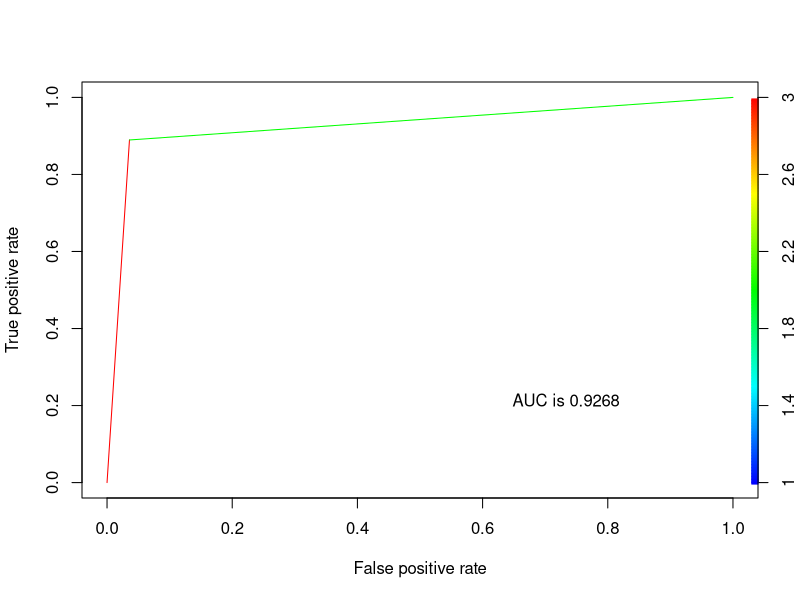
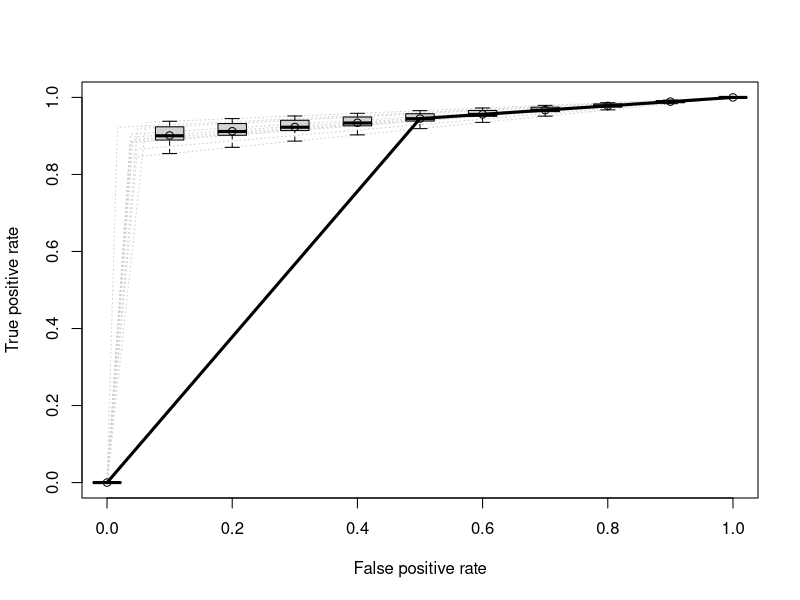

These figures' R source, in order:
# Christine Hwang, chwang14@jh.edu
# p03_p01
# Recognize spam with a support vector machine

library(kernlab)
set.seed(3)
data(spam)

# split into train (80%) and test (20%)
testidx <- which(1:length(spam[, 1]) %% 5 == 0)
spamtrain <- spam[-testidx,]
spamtest <- spam[testidx,]

# train SVM with training set
library(e1071)
model <- svm(type~., data = spamtrain, probabiity = TRUE)

# predict testing set with SVM
prediction <- predict(model, spamtest, type = 'raw')

# plot ROC curve
library(ROCR)
pred <- prediction(as.numeric(prediction), as.numeric(spamtest$type))
perf <- performance(pred, "tpr", "fpr")
svmauc <- performance(pred, "auc")
svmauc <- unlist(slot(svmauc, "y.values"))
plot(perf, colorize = TRUE)
legend(0.6, 0.3, c(c(paste('AUC is', format(round(svmauc, 4), nsmall = 4))), "\n"), border = "white", cex = 1.0, box.col = "white")

# repeat using 10-fold cross validation
folds <- function(x, n) split(x, sort(rep(1:n, len = length(x))))
split <- folds(spam, 10)

pred_lst = vector(mode="list",length = 10)
gt_lst = vector(mode="list",length = 10)

for (i in 1:10) {
    test = as.data.frame(split[i])
    names(test) =  names(spamtest)
    train = 0 # initialize train
    
    order = 1
    for (j in 1:10) {
    	if(!(j==i)){
	    train_tmp = as.data.frame(split[j])
	    names(train_tmp) = names(spamtest)
	    if (order == 1) {
	        order = 0
	        train = train_tmp
	    } else {
	      train = rbind(train, train_tmp)
	    }
	}
    }
    # apply SVM
    model <- svm(type~., train)
    prediction <- predict(model,test)
    
  
    pred <- prediction(as.numeric(prediction),as.numeric(test$type))
    pred <- pred@predictions
    gt <- list(as.numeric(test$type))

    pred_lst[i] <- pred
    gt_lst[i] <- gt
    
	}


	pred <- prediction(pred_lst, gt_lst)
	perf <- performance(pred,"tpr","fpr")
	plot(perf,col = "grey82",lty = 3)
	plot(perf, lwd = 3,avg = "vertical", spread.estimate = "boxplot",add = T)
